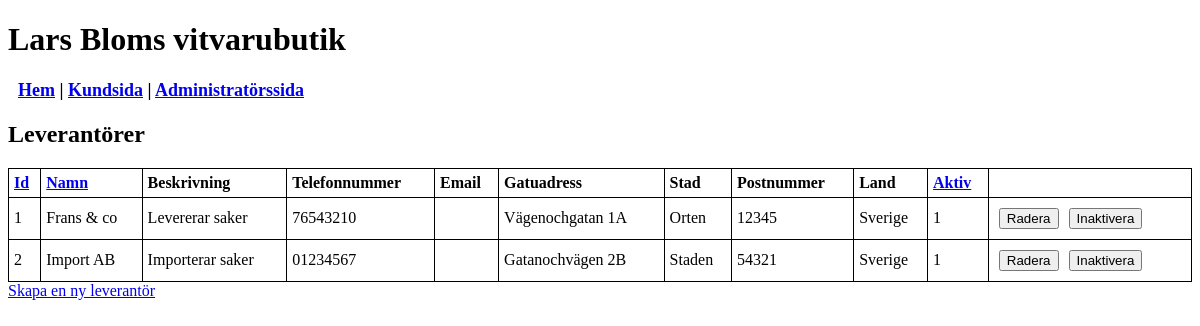
/suppliers.php, run on the app's committed database.
### tables this page shows
CREATE TABLE IF NOT EXISTS leverantor (
  id INT UNSIGNED NOT NULL AUTO_INCREMENT,
  namn VARCHAR(100) NOT NULL,
  beskrivning VARCHAR(255),
  telefonnummer VARCHAR(22),
  email VARCHAR(50),
  gatuadress VARCHAR(100),
  stad VARCHAR(100),
  postnummer VARCHAR(50),
  land VARCHAR(100),
  aktiv TINYINT(1) NOT NULL DEFAULT 1,
  PRIMARY KEY (id)
);

### public/suppliers.php (the view, shortened to what this page needs)
<?php
$rq_desc = '0';
if(!((isset($_SESSION["order_by"]) && isset($_REQUEST["order_by"])) && ($_SESSION["order_by"] != $_REQUEST["order_by"])))
{
  $rq_desc = (isset($_REQUEST["desc"])) ? $_REQUEST["desc"] : '';
}
$rq_order_by = (isset($_REQUEST["order_by"]) && !empty($_REQUEST["order_by"])) ? $_REQUEST["order_by"] : '';
?>
<!DOCTYPE html>
<html lang="en">
<head>
  <?php include dirname(dirname(__FILE__)).'\includes\stylesheets.php'; ?>
</head>
<body>
  <header>
    <h1>Lars Bloms vitvarubutik</h1>
    <?php include dirname(dirname(__FILE__)).'\includes\menu.php';?>
  </header>
  <section>
    <h2>Leverantörer</h2>
    <table>
      <tr>
        <th>
          <a href='suppliers.php?order_by=id<?php echo ($rq_desc == "0") ? '&desc=1' : '&desc=0'; ?>'>
            Id<?php if($rq_order_by == "id"){ echo ($rq_desc == "1") ? '▼' : '▲'; } ?>
          </a>
        </th>
        <th>
          <a href='suppliers.php?order_by=namn<?php echo ($rq_desc == "0") ? '&desc=1' : '&desc=0'; ?>'>
            Namn<?php if($rq_order_by == "namn"){ echo ($rq_desc == "1") ? '▼' : '▲'; } ?>
          </a>
        </th>
        <th>Beskrivning</th>
        <th>Telefonnummer</th>
        <th>Email</th>
        <th>Gatuadress</th>
        <th>Stad</th>
        <th>Postnummer</th>
        <th>Land</th>
        <th>
          <a href='suppliers.php?order_by=aktiv<?php echo ($rq_desc == "0") ? '&desc=1' : '&desc=0'; ?>'>
            Aktiv<?php if($rq_order_by == "aktiv"){ echo ($rq_desc == "1") ? '▼' : '▲'; } ?>
          </a>
        </th>
      </tr>
      <?php
      require(dirname(dirname(__FILE__))."\includes\db\connect.php");
      $query  = "SELECT * ";
      $query .= "FROM leverantor ";
      $result = mysqli_query($con,$query);
      while($row = mysqli_fetch_array($result)) {
        echo "<tr>";
        echo "<td>" . $row['id'] . "</td>";
        echo "<td>" . $row['namn'] . "</td>";
        echo "<td>" . $row['beskrivning'] . "</td>";
        echo "<td>" . $row['telefonnummer'] . "</td>";
        echo "<td>" . $row['email'] . "</td>";
        echo "<td>" . $row['gatuadress'] . "</td>";
        echo "<td>" . $row['stad'] . "</td>";
        echo "<td>" . $row['postnummer'] . "</td>";
        echo "<td>" . $row['land'] . "</td>";
        echo "<td>" . $row['aktiv'] . "</td>";
        echo "<td>";
        echo '<form action="delete_supplier.php" method="post">';
        echo '<input type="submit" name="btnDelete" value="Radera" onclick="return confirm(\'Säker?\')">';
        if($row['aktiv'] == "1"){
          echo '<input type="submit" name="btnDeactivate" value="Inaktivera">';
        }
        else if ($row['aktiv'] == "0") {
          echo '<input type="submit" name="btnActivate" value="Aktivera">';
        }
        echo '</form>';
        echo "</td>";
        echo "</tr>";
      }
      ?>
    </table>
    <a href="new_supplier.php">Skapa en ny leverantör</a>
  </section>
</body>
</html>

### public/stylesheets/main.css (style rules this page uses)
input, select, textarea { margin: 5px; }
table { width: 100%; border-collapse: collapse; }
table, td, th { border: 1px solid black; padding: 5px; }
th { text-align: left; }

### data on the page
leverantor: id "1", namn "Frans & co", beskrivning "Levererar saker", telefonnummer "76543210", gatuadress "Vägenochgatan 1A", stad "Orten", postnummer "12345", land "Sverige", aktiv "1"
leverantor: id "2", namn "Import AB", beskrivning "Importerar saker", telefonnummer "01234567", gatuadress "Gatanochvägen 2B", stad "Staden", postnummer "54321", land "Sverige", aktiv "1"
